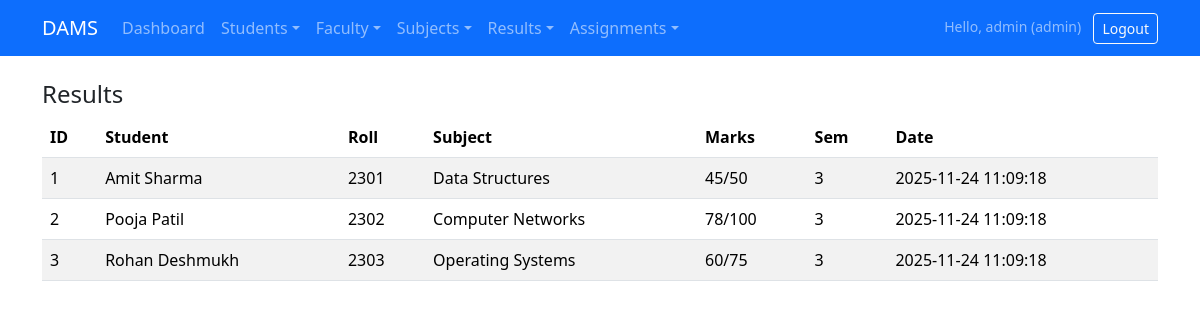
Screenshot of /pages/results/view.php (signed in) with the database file from the repository.
### tables this page shows
CREATE TABLE results (
    id INT AUTO_INCREMENT PRIMARY KEY,
    student_id INT NOT NULL,
    subject_id INT NOT NULL,
    marks INT NOT NULL,
    total_marks INT NOT NULL DEFAULT 100,
    semester VARCHAR(10) NOT NULL,
    created_at TIMESTAMP DEFAULT CURRENT_TIMESTAMP,
    FOREIGN KEY (student_id) REFERENCES students(id),
    FOREIGN KEY (subject_id) REFERENCES subjects(id)
);

CREATE TABLE students (
    id INT AUTO_INCREMENT PRIMARY KEY,
    name VARCHAR(100) NOT NULL,
    roll VARCHAR(50) UNIQUE NOT NULL,
    course VARCHAR(100) NOT NULL
);

CREATE TABLE subjects (
    id INT AUTO_INCREMENT PRIMARY KEY,
    subject_name VARCHAR(100) NOT NULL,
    faculty_id INT,
    FOREIGN KEY (faculty_id) REFERENCES faculty(id)
);

### pages/results/view.php (the view, shortened to what this page needs)
<?php
require_once __DIR__ . '/../../config/db.php';
require_once __DIR__ . '/../../includes/header.php';
require_once __DIR__ . '/../../includes/navbar.php';
$sql = "SELECT r.id, s.name AS student, s.roll, sub.subject_name, r.marks, r.total_marks, r.semester, r.created_at
      FROM results r
      JOIN students s ON r.student_id=s.id
      JOIN subjects sub ON r.subject_id=sub.id";
$res = $conn->query($sql);
?>
<div class="container py-4">
    <h4>Results</h4>
    <table class="table table-striped">
        <thead>
            <tr>
                <th>ID</th>
                <th>Student</th>
                <th>Roll</th>
                <th>Subject</th>
                <th>Marks</th>
                <th>Sem</th>
                <th>Date</th>
            </tr>
        </thead>
        <tbody>
            <?php while ($r = $res->fetch_assoc()): ?>
            <tr>
                <td><?= $r['id'] ?></td>
                <td><?= htmlspecialchars($r['student']) ?></td>
                <td><?= htmlspecialchars($r['roll']) ?></td>
                <td><?= htmlspecialchars($r['subject_name']) ?></td>
                <td><?= (int) $r['marks'] ?>/<?= (int) $r['total_marks'] ?></td>
                <td><?= htmlspecialchars($r['semester']) ?></td>
                <td><?= htmlspecialchars($r['created_at']) ?></td>
            </tr>
            <?php endwhile; ?>
        </tbody>
    </table>
</div>
<?php require_once __DIR__ . '/../../includes/footer.php'; ?>

### includes/header.php (shortened to what this page needs)
<!DOCTYPE html>
<html lang="en">
<head>
  <link href="https://cdn.jsdelivr.net/npm/bootstrap@5.3.2/dist/css/bootstrap.min.css" rel="stylesheet">
  <link rel="stylesheet" href="/dams/assets/css/style.css">
</head>
<body>

### includes/navbar.php (shortened to what this page needs)
<?php
$loggedIn = isset($_SESSION['user']);
$role = $loggedIn ? $_SESSION['user']['role'] : null;
?>
<nav class="navbar navbar-expand-lg navbar-dark bg-primary">
  <div class="container">
    <a class="navbar-brand" href="<?=
      !$loggedIn ? '/dams/pages/login.php' :
      ($role==='admin' ? '/dams/pages/dashboard_admin.php' :
      ($role==='faculty' ? '/dams/pages/dashboard_faculty.php' :
      '/dams/pages/dashboard_student.php')) ?>">DAMS</a>
    <div id="nav" class="collapse navbar-collapse">
      <ul class="navbar-nav me-auto">
        <?php if ($loggedIn && $role === 'admin'): ?>
          <li class="nav-item"><a class="nav-link" href="/dams/pages/dashboard_admin.php">Dashboard</a></li>
          <li class="nav-item dropdown">
            <a class="nav-link dropdown-toggle" data-bs-toggle="dropdown">Students</a>
          </li>
          <li class="nav-item dropdown">
            <a class="nav-link dropdown-toggle" data-bs-toggle="dropdown">Faculty</a>
          </li>
          <li class="nav-item dropdown">
            <a class="nav-link dropdown-toggle" data-bs-toggle="dropdown">Subjects</a>
          </li>
          <li class="nav-item dropdown">
            <a class="nav-link dropdown-toggle" data-bs-toggle="dropdown">Results</a>
          </li>
          <li class="nav-item dropdown">
            <a class="nav-link dropdown-toggle" data-bs-toggle="dropdown">Assignments</a>
          </li>
        <?php endif; ?>
      </ul>
      <div class="ms-auto">
        <?php if ($loggedIn): ?>
          <span class="navbar-text me-2 small">Hello, <?= htmlspecialchars($_SESSION['user']['username']) ?> (<?= htmlspecialchars($role) ?>)</span>
          <a href="/dams/pages/logout.php" class="btn btn-outline-light btn-sm">Logout</a>
        <?php else: ?>
          <a href="/dams/pages/login.php" class="btn btn-light btn-sm">Login</a>
        <?php endif; ?>
      </div>
    </div>
  </div>
</nav>

### includes/footer.php (shortened to what this page needs)
</body>
</html>

### assets/css/style.css (style rules this page uses)
body { min-height: 100vh; }

### rows the page displays
results: id "1", student.name "Amit Sharma", student.roll "2301", subject.subject_name "Data Structures", marks "45", total_marks "50", semester "3", created_at "2025-11-24 11:09:18"
results: id "2", student.name "Pooja Patil", student.roll "2302", subject.subject_name "Computer Networks", marks "78", total_marks "100", semester "3", created_at "2025-11-24 11:09:18"
results: id "3", student.name "Rohan Deshmukh", student.roll "2303", subject.subject_name "Operating Systems", marks "60", total_marks "75", semester "3", created_at "2025-11-24 11:09:18"

### other values shown
$_SESSION['user']['username'] "admin"
$role "admin"
